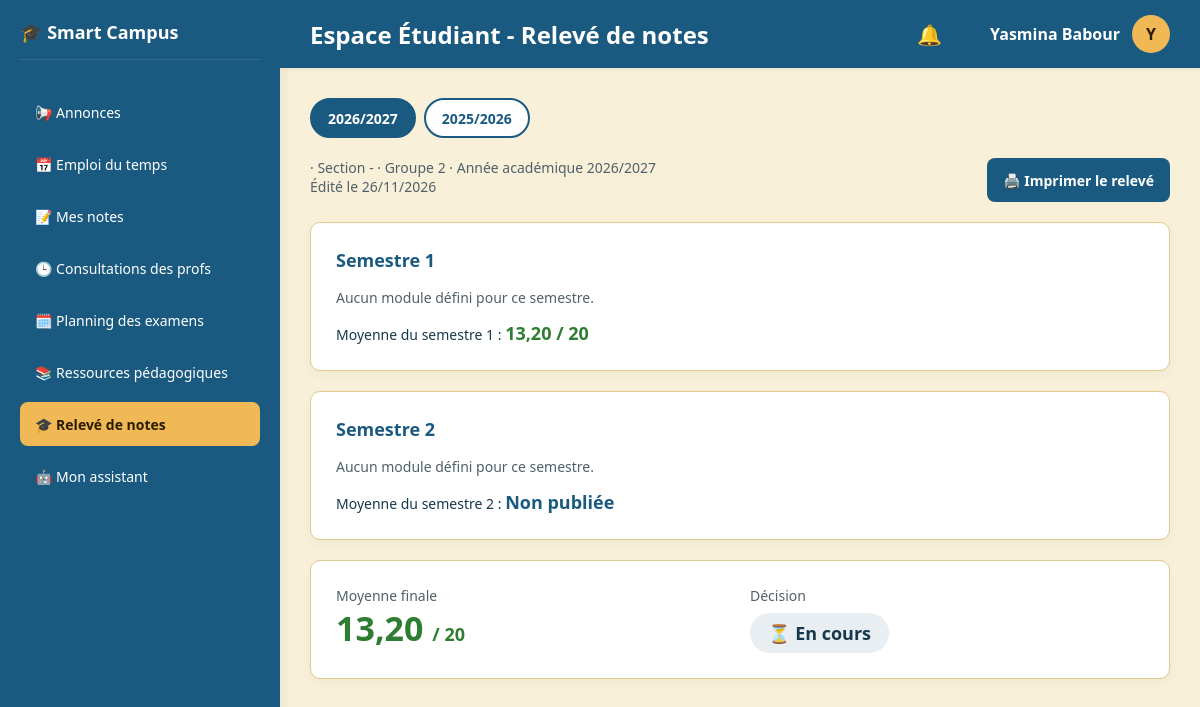
Screenshot of /etudiant_releve.php (signed in) with the database file from the repository.
### tables this page shows
CREATE TABLE `resultat_etudiant` (
  `id_resultat` int(11) NOT NULL,
  `id_user` varchar(100) NOT NULL,
  `moyenne_s1` decimal(4,2) DEFAULT NULL,
  `moyenne_s2` decimal(4,2) DEFAULT NULL,
  `rattrapage_s1` decimal(4,2) DEFAULT NULL,
  `rattrapage_s2` decimal(4,2) DEFAULT NULL,
  `moyenne_finale` decimal(4,2) DEFAULT NULL,
  `decision` varchar(50) DEFAULT 'En cours',
  `annee_academique` varchar(20) DEFAULT '2026/2027',
  `id_sp` int(11) DEFAULT NULL,
  `id_Sec` int(11) DEFAULT NULL
);

CREATE TABLE `etudiant` (
  `id_Etu` int(11) NOT NULL,
  `id_user` varchar(100) NOT NULL,
  `id_sp` int(11) DEFAULT NULL,
  `id_Sec` int(11) DEFAULT NULL,
  `groupe` int(11) NOT NULL DEFAULT 1,
  `annee` tinyint(4) DEFAULT NULL
);

### etu_functions.php (called while the page is built, shortened)
<?php
function fmt($v): string {
    return ($v === null || $v === '') ? '—' : number_format((float)$v, 2, ',', ' ');
}
function cls_moy($v): string {
    return ($v === null || $v === '') ? '' : ((float)$v >= 10 ? 'ok' : 'ko');
}

### etudiant_releve.php (the view, shortened to what this page needs)
<?php
require 'etu_header.php';
require_once 'etu_functions.php';
$par_sem = [1 => [], 2 => []];
$annees = [];
$res = null;
$annee_sel = null;
$error = '';
try {
    $st = $pdo->prepare("SELECT r.*, sp.NomSp, s.nom_sec
                         FROM resultat_etudiant r
                         LEFT JOIN specialite sp ON sp.id_sp = r.id_sp
                         LEFT JOIN section s ON s.id_Sec = r.id_Sec
                         WHERE r.id_user = ?
                         ORDER BY r.annee_academique DESC, r.id_resultat DESC");
    $st->execute([$_SESSION['id_user']]);
    foreach ($st->fetchAll(PDO::FETCH_ASSOC) as $r) { $annees[$r['annee_academique']] ??= $r; }
    $annee_sel = $_GET['annee'] ?? array_key_first($annees);
    $res = $annee_sel !== null ? $annees[$annee_sel] : null;
} catch (PDOException $e) {
    $error = "Impossible de charger votre relevé pour le moment. Réessayez plus tard.";
}
$nom_sp  = $res['NomSp']   ?? ($etu['NomSp'] ?? '');
$nom_sec = $res['nom_sec'] ?? ($etu['nom_sec'] ?? '-');
$est_courante = ($annee_sel === null) || ($annee_sel === array_key_first($annees));
$decision = trim($res['decision'] ?? 'En cours');
$d = mb_strtolower($decision);
if (preg_match('/ajourn|non admis|redoubl|exclu/u', $d))      { $d_class = 'ko';   $d_icon = ''; }
elseif (strpos($d, 'rattrap') !== false)                      { $d_class = 'warn'; $d_icon = ''; }
elseif (strpos($d, 'admis') !== false)                        { $d_class = 'ok';   $d_icon = ''; }
else                                                          { $d_class = 'wait'; $d_icon = '⏳'; }
?>
<?php if (count($annees) > 0): ?>
<div class="years no-print" role="group" aria-label="Choisir l'année académique">
  <?php foreach ($annees as $a => $r): ?>
    <a class="yr <?php echo $a === $annee_sel ? 'active' : ''; ?>" href="etudiant_releve.php?annee=<?php echo urlencode($a); ?>"><?php echo htmlspecialchars($a); ?></a>
  <?php endforeach; ?>
</div>
<?php endif; ?>
<div class="rl-head">
  <div>
    <p class="muted">
      <?php echo htmlspecialchars($nom_sp); ?> · Section <?php echo htmlspecialchars($nom_sec); ?>
      <?php if ($est_courante): ?> · Groupe <?php echo (int)$etu['groupe']; ?><?php endif; ?>
      <?php if ($annee_sel !== null): ?> · Année académique <?php echo htmlspecialchars($annee_sel); ?><?php endif; ?><br>
      Édité le <?php echo date('d/m/Y'); ?>
    </p>
  </div>
  <button class="btn-print no-print" onclick="window.print()">🖨️ Imprimer le relevé</button>
</div>
<?php if (!$error): ?>
  <?php foreach ([1, 2] as $s):
      $mods = $par_sem[$s];
      $moy_s = $res['moyenne_s' . $s] ?? null;
      $rat_s = $res['rattrapage_s' . $s] ?? null; ?>
    <div class="card" style="margin-top:20px">
      <h3>Semestre <?php echo $s; ?></h3>
      <?php if (empty($mods)): ?>
        <p class="muted"><?php echo $est_courante ? 'Aucun module défini pour ce semestre.' : 'Le détail des modules de cette année n’a pas été archivé.'; ?></p>
      <?php endif; ?>
      <div class="sem-foot">
        <div>Moyenne du semestre <?php echo $s; ?> : <strong class="<?php echo cls_moy($moy_s); ?>"><?php echo $moy_s !== null ? ico_moy($moy_s) . fmt($moy_s) . ' / 20' : 'Non publiée'; ?></strong></div>
      </div>
    </div>
  <?php endforeach; ?>
  <div class="card final">
    <div>
      <div class="muted">Moyenne finale</div>
      <div class="big <?php echo cls_moy($res['moyenne_finale'] ?? null); ?>"><?php echo isset($res['moyenne_finale']) ? ico_moy($res['moyenne_finale']) . fmt($res['moyenne_finale']) . ' <span style="font-size:18px">/ 20</span>' : '—'; ?></div>
    </div>
    <div>
      <div class="muted" style="margin-bottom:8px">Décision</div>
      <span class="dec <?php echo $d_class; ?>"><?php echo $d_icon . ' ' . htmlspecialchars($decision); ?></span>
    </div>
  </div>
<?php endif; ?>
<?php require 'etu_footer.php'; ?>

### etu_header.php (style rules this page uses)
:root { --header:#1B5A80;--menu:#226B94;--on-blue:#FFFFFF;--accent:#F0B955;--on-accent:#2A1D00; --bg:#F8F0D8;--card:#FFFFFF;--border:#E0C98A;--text:#16384D;--text-muted:#51606A; --error:#A8162A;--on-error:#FFFFFF;--success:#2e7d32;--warning:#D9761C;--on-warning:#2A1500 }
* { box-sizing:border-box;margin:0;padding:0;font-family:'Segoe UI',Tahoma,Geneva,Verdana,sans-serif }
body { background:var(--bg);color:var(--text);display:flex;height:100vh;overflow:hidden }
.card { background:var(--card);border:1px solid var(--border);border-radius:10px;padding:25px;box-shadow:0 4px 12px rgba(27,90,128,.04);margin-bottom:20px }
.card h3 { color:var(--header);margin-bottom:16px;font-size:18px }
.muted { color:var(--text-muted);font-size:14px }

### etudiant_releve.php (style rules this page uses)
.rl-head { display:flex;justify-content:space-between;gap:20px;flex-wrap:wrap;align-items:flex-start }
.btn-print { background:var(--header);color:var(--on-blue);border:0;border-radius:8px;padding:10px 16px;font-weight:600;font-size:14px;cursor:pointer;min-height:44px }
.years { display:flex;gap:8px;flex-wrap:wrap;margin-bottom:20px }
.yr { border:2px solid var(--header);background:var(--card);color:var(--header);font-weight:600;font-size:14px;padding:8px 16px;border-radius:99px;text-decoration:none;min-height:40px;display:inline-flex;align-items:center }
.yr.active { background:var(--header);color:var(--on-blue) }
.sem-foot { display:flex;gap:28px;flex-wrap:wrap;margin-top:14px;font-size:14px }
.sem-foot strong { font-size:18px;color:var(--header) }
.sem-foot strong.ok,.big.ok { color:var(--success) }
.final { display:grid;grid-template-columns:1fr 1fr;gap:20px }
.big { font-size:34px;font-weight:700;color:var(--header) }
.dec { display:inline-block;font-size:18px;font-weight:700;padding:8px 18px;border-radius:99px;background:#e8eef2;color:var(--text) }

### rows the page displays
resultat_etudiant: a "2026/2027", s "1", moyenne_s1 "13,20", moyenne_finale "13,20", decision "⏳", decision "En cours"
resultat_etudiant: a "2025/2026"
etudiant: groupe "2"

### other values shown
$label "📢 Annonces"
$label "📅 Emploi du temps"
$label "📝 Mes notes"
$label "🕒 Consultations des profs"
$label "🗓️ Planning des examens"
$label "📚 Ressources pédagogiques"
$label "🎓 Relevé de notes"
$label "🤖 Mon assistant"
$page_title "Relevé de notes"
substr($_SESSION['prenom'] ?? 'E', 0, 1) "Y"
$nom_sec "-"
$annee_sel "2026/2027"
$s "2"
